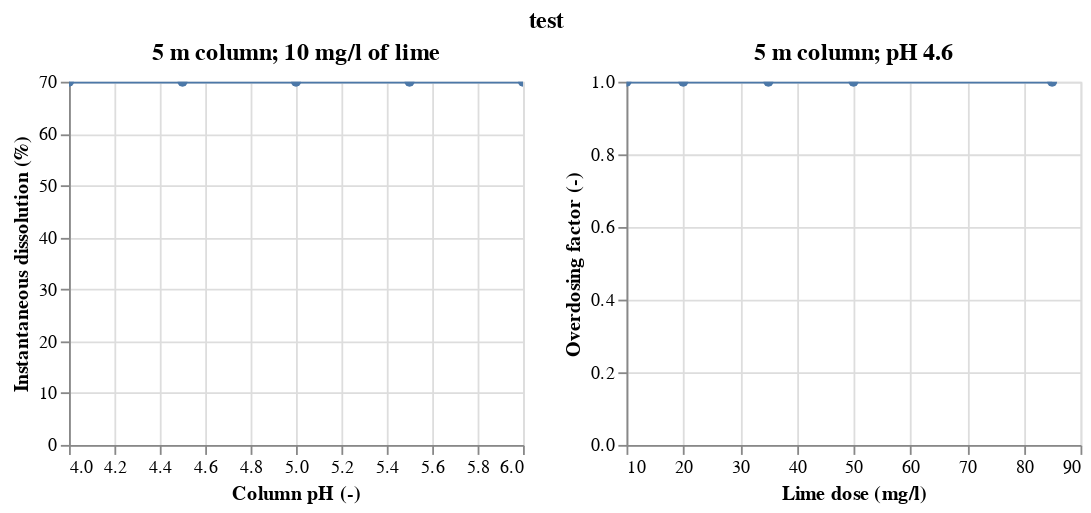

The cell this chart's notebook holds for it:
### Code cell
# Custom product
prod = lm.LimeProduct(
    "test",
    from_database=False,
    ca_pct=40,
    mg_pct=0,
    dry_fac=0.7,
    col_depth=5,
    id_list=[70, 70, 70, 70, 70],
    od_list=[1, 1, 1, 1, 1],
)
prod.plot_column_data(lib="Altair")

### Figure 1 — Vega-Lite specification as saved in the notebook (floating-point values rounded to 4 significant figures)
{"config": {"view": {"continuousWidth": 300, "continuousHeight": 300}, "title": {"anchor": "middle"}}, "hconcat": [{"data": {"name": "data-bd0fab79b4fcc7a8b10896a79a3ccba2"}, "mark": {"type": "line", "point": true}, "encoding": {"tooltip": [{"field": "Column pH (-)", "type": "quantitative"}, {"field": "Instantaneous dissolution (%)", "type": "quantitative"}], "x": {"field": "Column pH (-)", "type": "quantitative"}, "y": {"field": "Instantaneous dissolution (%)", "type": "quantitative"}}, "height": 200, "name": "view_3", "title": "5 m column; 10 mg/l of lime", "width": 250}, {"data": {"name": "data-b37f338c0fea0d01c3fd48c9613d621e"}, "mark": {"type": "line", "point": true}, "encoding": {"tooltip": [{"field": "Lime dose (mg/l)", "type": "quantitative"}, {"field": "Overdosing factor (-)", "type": "quantitative"}], "x": {"field": "Lime dose (mg/l)", "type": "quantitative"}, "y": {"field": "Overdosing factor (-)", "type": "quantitative"}}, "height": 200, "name": "view_4", "title": "5 m column; pH 4.6", "width": 250}], "params": [{"name": "param_4", "select": {"type": "interval", "encodings": ["x", "y"]}, "bind": "scales", "views": ["view_3"]}, {"name": "param_5", "select": {"type": "interval", "encodings": ["x", "y"]}, "bind": "scales", "views": ["view_4"]}], "title": "test", "$schema": "https://vega.github.io/schema/vega-lite/v5.16.3.json", "datasets": {"data-bd0fab79b4fcc7a8b10896a79a3ccba2": [{"Column pH (-)": 4.0, "Instantaneous dissolution (%)": 70}, {"Column pH (-)": 4.5, "Instantaneous dissolution (%)": 70}, {"Column pH (-)": 5.0, "Instantaneous dissolution (%)": 70}, {"Column pH (-)": 5.5, "Instantaneous dissolution (%)": 70}, {"Column pH (-)": 6.0, "Instantaneous dissolution (%)": 70}], "data-b37f338c0fea0d01c3fd48c9613d621e": [{"Lime dose (mg/l)": 10, "Overdosing factor (-)": 1}, {"Lime dose (mg/l)": 20, "Overdosing factor (-)": 1}, {"Lime dose (mg/l)": 35, "Overdosing factor (-)": 1}, {"Lime dose (mg/l)": 50, "Overdosing factor (-)": 1}, {"Lime dose (mg/l)": 85, "Overdosing factor (-)": 1}]}}
